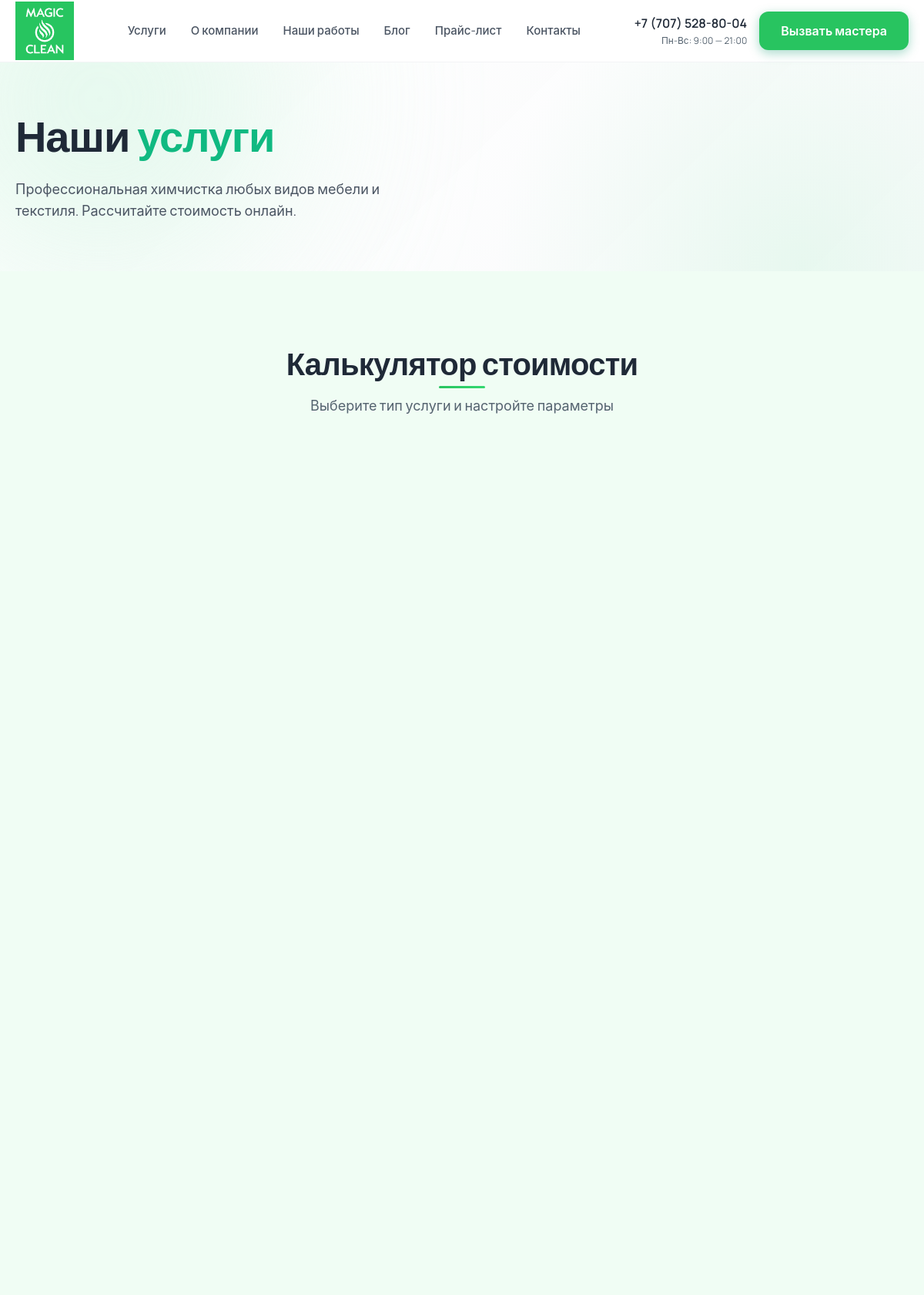
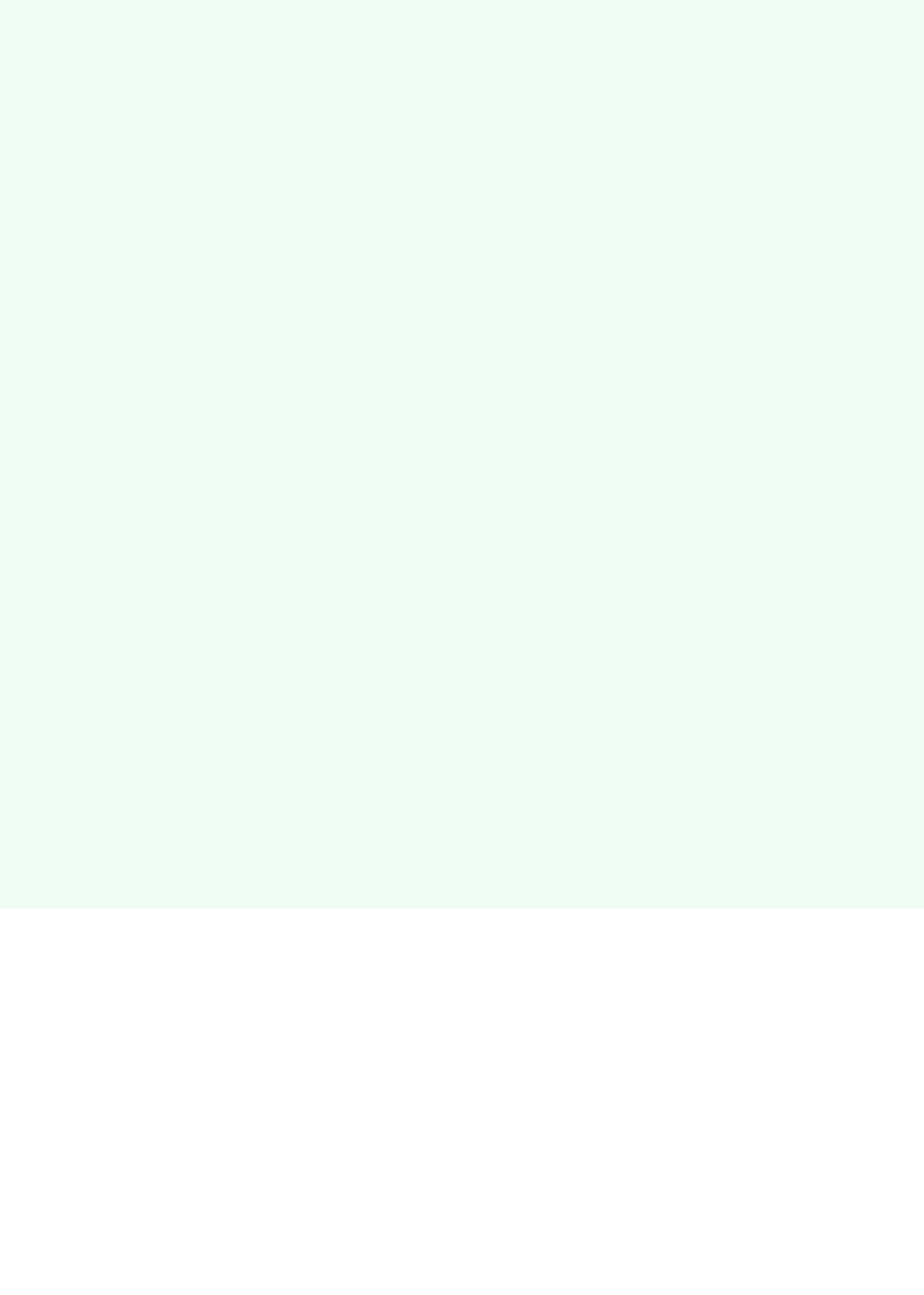
Page /services/ (upper part) on the committed database (2 pictures, top to bottom).
### core/models.py (models this page shows, shortened)
class SiteSettings(models.Model):
    logo = models.ImageField(
        "Логотип",
        upload_to="branding/",
        blank=True,
        help_text="Основной логотип (для хедера)"
    )
    logo_footer = models.ImageField(
        "Логотип для футера",
        upload_to="branding/",
        blank=True,
        help_text="Белый/светлый логотип для тёмного футера"
    )
    favicon = models.ImageField(
        "Favicon",
        upload_to="branding/",
        blank=True,
        help_text="Иконка сайта (PNG, 32x32)"
    )
    hero_image = models.ImageField(
        "Фото Hero (справа)",
        upload_to="branding/",
        blank=True,
        help_text="Главное фото справа на первом экране (рекомендуется 600x500)"
    )
    hero_title = models.TextField(
        "Заголовок Hero (H1)",
        blank=True,
        help_text="HTML-разрешён. Например: Профессиональная<br><span>химчистка мебели</span><br>в Алматы"
    )
    hero_subtitle = models.TextField(
        "Подзаголовок Hero",
        blank=True,
        help_text="Текст под заголовком. Например: Вернём вашей мебели первозданный вид за 2 часа."
    )
    company_name = models.CharField(
        "Название компании",
        max_length=100,
        default="M-Clean"
    )
    tagline = models.CharField(
        "Слоган",
        max_length=255,
        blank=True,
        help_text="Например: Профессиональная химчистка мебели в Алматы"
    )
    about_short = models.TextField(
        "Краткое описание",
        blank=True,
        help_text="2-3 предложения для блока 'О нас' на главной"
    )
    phone = models.CharField("Телефон", max_length=30)
    phone_secondary = models.CharField(
        "Доп. телефон",
        max_length=30,
        blank=True
    )
    email = models.EmailField("Email", blank=True)
    address = models.CharField(
        "Адрес",
        max_length=255,
        blank=True,
        help_text="Город, улица"
    )
    working_hours = models.CharField(
        "Часы работы",
        max_length=100,
        blank=True,
        default="Пн-Вс: 9:00 — 21:00"
    )
    min_order = models.DecimalField(
        "Минимальный заказ (₸)",
        max_digits=10,
        decimal_places=0,
        default=7000,
        help_text="Минимальная сумма заказа для выезда мастера"
    )
    whatsapp_phone = models.CharField("Номер WhatsApp", max_length=20, blank=True, help_text="Только цифры, например 77075288004")
    telegram = models.URLField("Telegram", blank=True)
    instagram = models.URLField("Instagram", blank=True)
    vk = models.URLField("VK", blank=True)
    rating_yandex = models.DecimalField("Рейтинг Яндекс", max_digits=2, decimal_places=1, default=5.0)
    rating_google = models.DecimalField("Рейтинг Google", max_digits=2, decimal_places=1, default=5.0)
    rating_2gis = models.DecimalField("Рейтинг 2ГИС", max_digits=2, decimal_places=1, default=5.0)
    url_reviews_yandex = models.URLField("Ссылка на отзывы Яндекс", blank=True)
    url_reviews_google = models.URLField("Ссылка на отзывы Google", blank=True)
    url_reviews_2gis = models.URLField("Ссылка на отзывы 2ГИС", blank=True)
    telegram_bot_token = models.CharField("Telegram Bot Token", max_length=100, blank=True)
    telegram_chat_id = models.CharField("Telegram Chat ID", max_length=50, blank=True)
    seo_title = models.CharField(
        "SEO Title Главной",
        max_length=255,
        blank=True,
        help_text="Например: Химчистка мебели в Алматы | M-Clean"
    )
    seo_description = models.TextField(
        "SEO Description",
        blank=True,
        help_text="Описание для поисковой выдачи (до 160 символов)"
    )
    watermark = models.ImageField(
        "Водяной знак",
        upload_to="settings/",
        blank=True,
        null=True,
        help_text="PNG с прозрачностью для наложения на фото портфолио"
    )
    video = EmbedVideoField(
        verbose_name="Видео (YouTube)",
        blank=True,
        null=True,
        help_text="Вставьте полную ссылку на YouTube видео"
    )
    class Meta:
        verbose_name = "Настройки сайта"
        verbose_name_plural = "Настройки сайта"

### services/views.py (the view)
# urls.py: path('services/', views.services_page, name='services'),
def services_page(request):
    settings = SiteSettings.objects.first()
    categories = Category.objects.filter(is_active=True)
    services = Service.objects.filter(is_active=True)
    options = AdditionalOption.objects.filter(is_active=True)
    curtain_coeffs = CurtainCoefficient.objects.filter(is_active=True)
    services_data = []
    for svc in services:
        svc_options = svc.options.filter(is_active=True)
        price_rules = None
        if svc.calc_type == 'carpet':
            tiers = svc.tiers.all().order_by('max_area')
            if tiers.exists():
                price_rules = {
                    'tiers': [
                        {'max_area': t.max_area, 'price': float(t.price)}
                        for t in tiers
                    ]
                }
        services_data.append({
            'id': svc.id,
            'name': svc.name,
            'slug': svc.slug,
            'calc_type': svc.calc_type,
            'default_client_type': svc.default_client_type,
            'default_material': svc.default_material,
            'base_price': float(svc.base_price),
            'unit': svc.unit,
            'icon': svc.icon,
            'price_rules': price_rules,
            'options': [
                {
                    'id': opt.id,
                    'name': opt.name,
                    'price': float(opt.price),
                    'calc_unit': opt.calc_unit,
                }
                for opt in svc_options
            ],
        })
    all_options_data = [
        {
            'id': opt.id,
            'name': opt.name,
            'price': float(opt.price),
            'calc_unit': opt.calc_unit,
            'services': list(opt.services.values_list('id', flat=True)),
        }
        for opt in options
    ]
    curtain_coeffs_data = [
        {'name': cc.name, 'coefficient': float(cc.coefficient)}
        for cc in curtain_coeffs
    ]
    min_order = int(settings.min_order) if settings and settings.min_order else 7000
    context = {
        'settings': settings,
        'categories': categories,
        'services': services,
        'options': options,
        'services_data': services_data,
        'all_options_data': all_options_data,
        'curtain_coeffs': curtain_coeffs_data,  # для шаблона
        'curtain_coeffs_data': json.dumps(curtain_coeffs_data, ensure_ascii=False),  # для JS
        'min_order': min_order,
        'categories_data': json.dumps(
            [{'id': c.id, 'name': c.name} for c in categories],
            ensure_ascii=False
        ),
    }
    return render(request, 'services/services.html', context)

### core/context_processors.py (called while the page is built)
def site_context(request):
    facts = CompanyFact.objects.filter(is_active=True)
    clients_count = None
    experience_count = None
    for fact in facts:
        if fact.icon == 'users':
            clients_count = f"{fact.value:,}{fact.suffix}".replace(',', ' ')
        elif fact.icon == 'calendar':
            experience_count = f"{fact.value}{fact.suffix}"
    return {
        'settings': SiteSettings.objects.first(),
        'service_categories': Category.objects.filter(is_active=True),
        'nav_partners': Partner.objects.filter(is_active=True)[:5],
        'company_facts': facts,
        'clients_count': clients_count or '10 000+',
        'experience_count': experience_count or '8+',
    }

### templates/services/services.html (shortened to what this page needs)
{% extends 'base.html' %}
{% load static %}
{% block content %}
<section class="hero" style="min-height: auto; padding: var(--space-3xl) 0;">
    <div class="container">
        <div class="hero__content">
            <h1 class="hero__title">
                Наши <span class="hero__title-accent">услуги</span>
            </h1>
            <p class="hero__description">
                Профессиональная химчистка любых видов мебели и текстиля.
                Рассчитайте стоимость онлайн.
            </p>
        </div>
    </div>
</section>
<section class="section section--green">
    <div class="container">
        <div class="section__header fade-in">
            <h2 class="section__title">Калькулятор стоимости</h2>
            <p class="section__subtitle">Выберите тип услуги и настройте параметры</p>
        </div>
    </div>
</section>
<section class="section">
    <div class="container">
    </div>
</section>
{% endblock %}

### templates/base.html (shortened to what this page needs)
{% load static %}
<!DOCTYPE html>
<html lang="ru">
<head>
    <link rel="stylesheet" href="https://cdn.jsdelivr.net/npm/swiper@11/swiper-bundle.min.css"/>
    <link rel="preload" href="{% static 'css/style.css' %}" as="style" onload="this.rel='stylesheet'">
</head>
<body class="{% block body_class %}{% endblock %}" data-whatsapp-phone="{{ settings.whatsapp_phone|default:'77075288004' }}">
    <header class="header">
        <div class="container">
            <div class="header__inner">
                <a href="/" class="header__logo">
                    {% if settings.logo %}
                    <img src="{{ settings.logo.url }}" alt="M-Clean" class="header__logo-img" style="height: var(--header-height);">
                    {% else %}
                    M<span class="header__logo-accent">-Clean</span>
                    {% endif %}
                </a>
                <nav class="header__nav">
                    <div class="mega-menu-wrapper">
                        <div class="mobile-nav-group">
                            <a href="{% url 'services:services' %}" class="header__nav-link">Услуги</a>
                        </div>
                    </div>
                    <div class="mega-menu-wrapper">
                        <div class="mobile-nav-group">
                            <a href="{% url 'core:about' %}" class="header__nav-link">О компании</a>
                        </div>
                    </div>
                    <a href="{% url 'core:portfolio' %}" class="header__nav-link">Наши работы</a>
                    <a href="{% url 'blog:blog_list' %}" class="header__nav-link">Блог</a>
                    <a href="{% url 'core:prices' %}" class="header__nav-link">Прайс-лист</a>
                    <a href="{% url 'core:contacts' %}" class="header__nav-link">Контакты</a>
                </nav>
                <div class="header__actions">
                    {% if settings.phone %}
                    <div class="header__phone">
                        <a href="tel:{{ settings.phone }}" class="header__phone-number">{{ settings.phone }}</a>
                        <span class="header__phone-label">{{ settings.working_hours|default:'Пн-Вс: 9:00 — 21:00' }}</span>
                    </div>
                    {% endif %}
                    <button class="btn btn--primary" data-modal="modal-lead">Вызвать мастера</button>
                </div>
            </div>
        </div>
    </header>
    <main>
        {% block content %}{% endblock %}
    </main>
</body>
</html>

### rows in the picture
SiteSettings: logo (picture), phone "+7 (707) 528-80-04", working_hours "Пн-Вс: 9:00 — 21:00"
